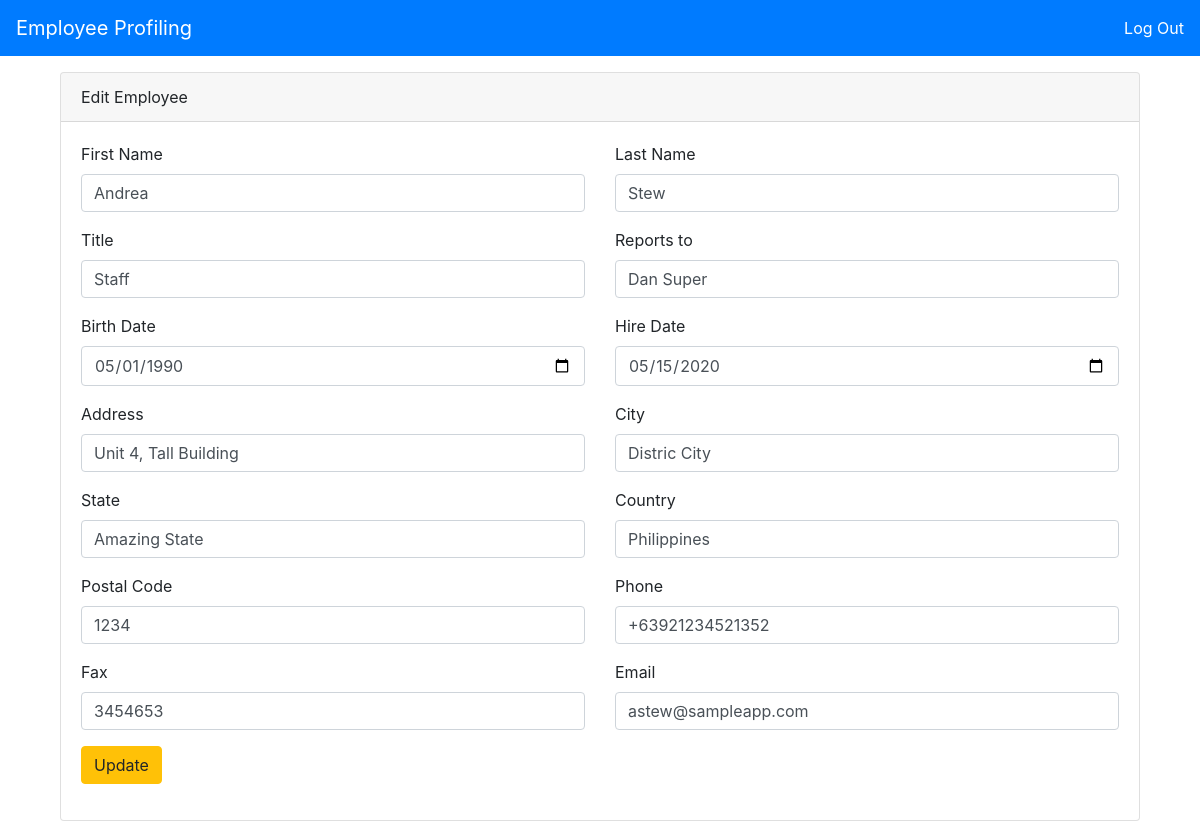
Page /employee_edit.php?4 (signed in) on the committed database.
### tables this page shows
CREATE TABLE `employee` (
  `e_id` int(11) NOT NULL,
  `e_firstname` varchar(50) NOT NULL,
  `e_lastname` varchar(50) NOT NULL,
  `e_title` varchar(50) NOT NULL,
  `e_reportsTo` varchar(50) NOT NULL,
  `e_birthdate` date NOT NULL,
  `e_hiredate` date NOT NULL,
  `e_address` varchar(300) NOT NULL,
  `e_city` varchar(50) NOT NULL,
  `e_state` varchar(50) NOT NULL,
  `e_country` varchar(50) NOT NULL,
  `e_postal` int(10) NOT NULL,
  `e_phone` varchar(30) NOT NULL,
  `e_fax` varchar(20) NOT NULL,
  `e_email` varchar(100) NOT NULL
);

### lib/includes/autoload.inc.php (called while the page is built, shortened)
<?php
function autoLoader($classname){
	$dir = "lib/class/";
	$ext = ".class.php";
	$path = $dir . $classname . $ext;
}
?>

### lib/class/dbconn.class.php (called while the page is built, shortened)
<?php
class dbconn {
	private $host = "127.0.0.1";
	private $user = "root";
	private $pass = "";
	private $db = "employee_profiling";
	protected function conn() {
		try {
			$det = "mysql:host=". $this->host .";dbname=". $this->db;
			$this->pdo = new PDO($det, $this->user, $this->pass);
			$this->pdo->setAttribute( PDO::ATTR_DEFAULT_FETCH_MODE, PDO::FETCH_ASSOC);
			return $this->pdo;
		} catch (PDOException $e) {
			echo "Error: ". $e->getMessage();
		}
	}
}
?>

### lib/class/employee.class.php (called while the page is built, shortened)
<?php
class employee extends dbconn {
	protected function getDetails($id) {
		$emp = $this->conn()->prepare("SELECT * FROM employee WHERE e_id = ?");
		$emp->execute([$id]);
		$result = $emp->fetch();
		return $result;
	}
}
?>

### lib/class/employeeView.class.php (called while the page is built, shortened)
<?php
class employeeView extends employee {
	public function viewEmployee($id) {
		return $this->getDetails($id);
	}
}
?>

### employee_edit.php (the view, shortened to what this page needs)
<?php
include 'lib/includes/autoload.inc.php';
?>
<!DOCTYPE html>
<html>
<head>
	<link rel="stylesheet" href="https://maxcdn.bootstrapcdn.com/bootstrap/4.0.0/css/bootstrap.min.css">
</head>
<body>
	<nav class="navbar navbar-expand-lg navbar-dark bg-primary mb-3">
	  <a class="navbar-brand" href="index.php">Employee Profiling</a>
	  <a class="text-white" href="logout.php">Log Out</a>
	</nav>
	<?php
	$employee = new employeeView;
	$employeeDetails = $employee->viewEmployee($_SERVER['QUERY_STRING']);
	?>
	<div class="container">
		<div class="row mb-3">
			<div class="col-12 mx-auto">
				<div class="col-md-12">
					<div class="card">
						<div class="card-header">
							Edit Employee
						</div>
						<div class="card-body">
							<form action="employee_update.php" method="post">
								<div class="row">
									<div class="col-md-6">
										<div class="form-group">
										    <label for="first-name">First Name</label>
											<input type="text" class="form-control" name="first-name" value="<?=$employeeDetails['e_firstname']?>">
										</div>
									</div>
									<div class="col-md-6">
										<div class="form-group">
										    <label for="first-name">Last Name</label>
											<input type="text" class="form-control" name="last-name" value="<?=$employeeDetails['e_lastname']?>">
										</div>
									</div>
								</div>
								<div class="row">
									<div class="col-md-6">
										<div class="form-group">
										    <label for="first-name">Title</label>
											<input type="text" class="form-control" name="title" value="<?=$employeeDetails['e_title']?>">
										</div>
									</div>
									<div class="col-md-6">
										<div class="form-group">
										    <label for="first-name">Reports to</label>
											<input type="text" class="form-control" name="reportsTo" value="<?=$employeeDetails['e_reportsTo']?>">
										</div>
									</div>
								</div>
								<div class="row">
									<div class="col-md-6">
										<div class="form-group">
										    <label for="first-name">Birth Date</label>
											<input type="date" class="form-control" name="birthday" value="<?=$employeeDetails['e_birthdate']?>">
										</div>
									</div>
									<div class="col-md-6">
										<div class="form-group">
										    <label for="first-name">Hire Date</label>
											<input type="date" class="form-control" name="hireDate" value="<?=$employeeDetails['e_hiredate']?>">
										</div>
									</div>
								</div>
								<div class="row">
									<div class="col-md-6">
										<div class="form-group">
										    <label for="first-name">Address</label>
											<input type="text" class="form-control" name="address" value="<?=$employeeDetails['e_address']?>">
										</div>
									</div>
									<div class="col-md-6">
										<div class="form-group">
										    <label for="first-name">City</label>
											<input type="text" class="form-control" name="city" value="<?=$employeeDetails['e_city']?>">
										</div>
									</div>
								</div>
								<div class="row">
									<div class="col-md-6">
										<div class="form-group">
										    <label for="first-name">State</label>
											<input type="text" class="form-control" name="state" value="<?=$employeeDetails['e_state']?>">
										</div>
									</div>
									<div class="col-md-6">
										<div class="form-group">
										    <label for="first-name">Country</label>
											<input type="text" class="form-control" name="country" value="<?=$employeeDetails['e_country']?>">
										</div>
									</div>
								</div>
								<div class="row">
									<div class="col-md-6">
										<div class="form-group">
										    <label for="first-name">Postal Code</label>
											<input type="text" class="form-control" name="postal" value="<?=$employeeDetails['e_postal']?>">
										</div>
									</div>
									<div class="col-md-6">
										<div class="form-group">
										    <label for="first-name">Phone</label>
											<input type="text" class="form-control" name="phone" value="<?=$employeeDetails['e_phone']?>">
										</div>
									</div>
								</div>
								<div class="row">
									<div class="col-md-6">
										<div class="form-group">
										    <label for="first-name">Fax</label>
											<input type="text" class="form-control" name="fax" value="<?=$employeeDetails['e_fax']?>">
										</div>
									</div>
									<div class="col-md-6">
										<div class="form-group">
										    <label for="first-name">Email</label>
											<input type="email" class="form-control" name="email" value="<?=$employeeDetails['e_email']?>">
										</div>
									</div>
								</div>
								<div class="row">
									<div class="col-md-12">
										<div class="form-group">
											<button class="btn btn-warning" type="submit">Update</button>
										</div>
									</div>
								</div>
							</form>
						</div>
					</div>
				</div>
			</div>
		</div>
	</div>
</body>
</html>

### rows in the picture
employee: first-name "Andrea", last-name "Stew", title "Staff", reportsTo "Dan Super", birthday "05/01/1990", hireDate "05/15/2020", address "Unit 4, Tall Building", city "Distric City", state "Amazing State", country "Philippines", postal "1234", phone "+63921234521352", fax "3454653", email "astew@sampleapp.com"
